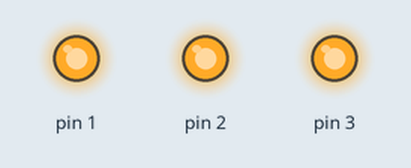
Recording of a sketch running on a simulated Arduino Uno, built with avr-gcc and run on an emulated ATmega328P. Parts: output pins drawn as LEDs (lit = HIGH). At 0.0 s the program stops and its outputs stay as they are.

Above: at 0.1 s.
Timing chart, 0 to 1.5 s (numbered marks = the images above):
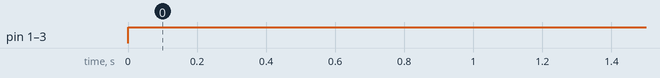

Measured:
- by itself, pin 1–3: LOW → HIGH at 0.00 s

The sketch:

Questao1.ino
```cpp
int main(){
  DDRD = 0b00001110; //acionando PD1, PD2, PD3 como saida e mantendo o restante como entrada

  while(1){

    PORTD = 0b00001110; // Acionando PD1, PD2 e PD3 com niveis logicos altos

  }
}
```
